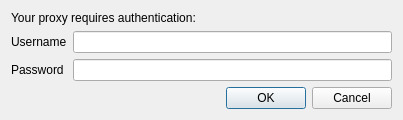
<?xml version="1.0" encoding="UTF-8"?>
<ui version="4.0">
 <class>ProxyAuthentication</class>
 <widget class="QDialog" name="ProxyAuthentication">
  <property name="geometry">
   <rect>
    <x>0</x>
    <y>0</y>
    <width>403</width>
    <height>116</height>
   </rect>
  </property>
  <property name="windowTitle">
   <string>Proxy : Authentication required</string>
  </property>
  <property name="modal">
   <bool>true</bool>
  </property>
  <layout class="QFormLayout" name="formLayout">
   <item row="0" column="0" colspan="2">
    <widget class="QLabel" name="lblProxy">
     <property name="text">
      <string>Your proxy requires authentication:</string>
     </property>
     <property name="wordWrap">
      <bool>true</bool>
     </property>
    </widget>
   </item>
   <item row="1" column="0">
    <widget class="QLabel" name="lblUsername">
     <property name="text">
      <string>Username</string>
     </property>
    </widget>
   </item>
   <item row="1" column="1">
    <widget class="QLineEdit" name="txtUsername"/>
   </item>
   <item row="2" column="0">
    <widget class="QLabel" name="lblPassword">
     <property name="text">
      <string>Password</string>
     </property>
    </widget>
   </item>
   <item row="2" column="1">
    <widget class="QLineEdit" name="txtPassword">
     <property name="echoMode">
      <enum>QLineEdit::Password</enum>
     </property>
    </widget>
   </item>
   <item row="3" column="1">
    <widget class="QDialogButtonBox" name="btnBox">
     <property name="standardButtons">
      <set>QDialogButtonBox::Cancel|QDialogButtonBox::Ok</set>
     </property>
    </widget>
   </item>
  </layout>
 </widget>
 <resources/>
 <connections>
  <connection>
   <sender>btnBox</sender>
   <signal>accepted()</signal>
   <receiver>ProxyAuthentication</receiver>
   <slot>accept()</slot>
   <hints>
    <hint type="sourcelabel">
     <x>235</x>
     <y>95</y>
    </hint>
    <hint type="destinationlabel">
     <x>201</x>
     <y>57</y>
    </hint>
   </hints>
  </connection>
  <connection>
   <sender>btnBox</sender>
   <signal>rejected()</signal>
   <receiver>ProxyAuthentication</receiver>
   <slot>reject()</slot>
   <hints>
    <hint type="sourcelabel">
     <x>235</x>
     <y>95</y>
    </hint>
    <hint type="destinationlabel">
     <x>201</x>
     <y>57</y>
    </hint>
   </hints>
  </connection>
 </connections>
</ui>
